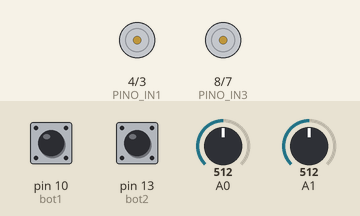
The sketch below on a simulated Arduino Uno, built with avr-gcc and run on an emulated ATmega328P. Parts: motor-driver pin pairs drawn as motors (green arrow = first pin HIGH = forward, orange = second pin HIGH = backward, longer = more drive, scaled by the enable pin). The inputs (shaded band) are chosen by the test bench; at power-on: pin 10 (bot1) HIGH, pin 13 (bot2) HIGH, A0 = 512, A1 = 512.

Above: at 1.2 s.
1.3 s: pin 10 (bot1) pulled LOW for 0.15 s
At 1.42 s:
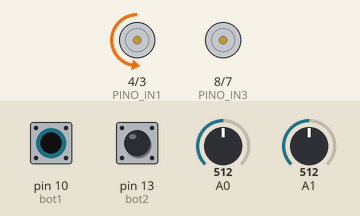
2.9 s: pin 13 (bot2) pulled LOW for 0.15 s
At 3.02 s:
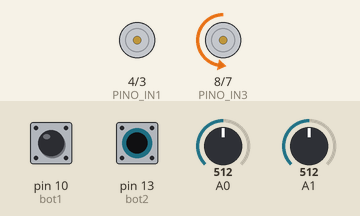
4.6 s: pin 10 (bot1) pulled LOW for 1 s
At 6.4 s:
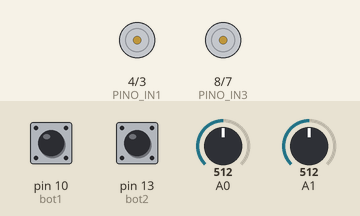
7.1 s: pin 10 (bot1) pulled LOW for 3.2 s
At 7.6 s:
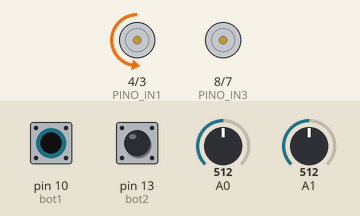
11.8 s: pin 13 (bot2) pulled LOW for 3.2 s
At 12.4 s:
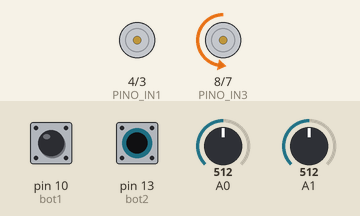
16.5 s: pin 10 (bot1) driven LOW and pin 13 (bot2) driven LOW
At 17.1 s:
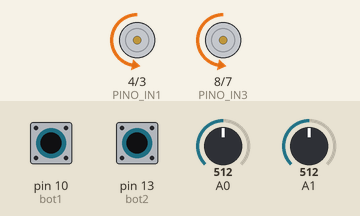
Timing chart, 0 to 19.0 s (numbered marks = the images above; inputs shaded):
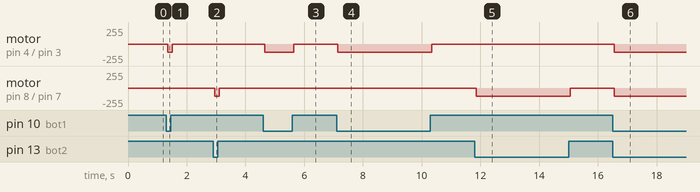

The sketch:

pumpv2.ino
```cpp
#include <ezButton.h>

ezButton bot1(10);   // Botão da Bomba 1
ezButton bot2(13);  // Botão da Bomba 2

// Motores
int ang1 = 0, ang2 = 0;

// Pinos PWM
const int PINO_ENA = 6;
const int PINO_ENB = 5;

const int PINO_IN1 = 4;
const int PINO_IN2 = 3;
const int PINO_IN3 = 8;
const int PINO_IN4 = 7;

void setup() {
  Serial.begin(9600);

  // Configuração dos botões
  bot1.setDebounceTime(50);
  bot2.setDebounceTime(50);

  // Motores
  pinMode(PINO_ENA, OUTPUT);
  pinMode(PINO_ENB, OUTPUT);
  pinMode(PINO_IN1, OUTPUT);
  pinMode(PINO_IN2, OUTPUT);
  pinMode(PINO_IN3, OUTPUT);
  pinMode(PINO_IN4, OUTPUT);

  // Começa tudo desligado
  digitalWrite(PINO_IN1, LOW);
  digitalWrite(PINO_IN2, LOW);
  digitalWrite(PINO_IN3, LOW);
  digitalWrite(PINO_IN4, LOW);

  analogWrite(PINO_ENA, 0);
  analogWrite(PINO_ENB, 0);
}

void loop() {
  // Atualização dos botões
  bot1.loop();
  bot2.loop();

  // Lê potenciômetros
  ang1 = map(analogRead(A0), 0, 1023, 0, 255);
  ang2 = map(analogRead(A1), 0, 1023, 0, 255);

  // BOMBA 1
  if (bot1.getState() == LOW) {
    // Botão ON
    digitalWrite(PINO_IN1, LOW);
    digitalWrite(PINO_IN2, HIGH);
    analogWrite(PINO_ENA, ang1);
  }
  else {
    // Botão OFF
    analogWrite(PINO_ENA, 0);
  }

  // BOMBA 2
  if (bot2.getState() == LOW) {
    // Botão ON
    digitalWrite(PINO_IN3, LOW);
    digitalWrite(PINO_IN4, HIGH);
    analogWrite(PINO_ENB, ang2);
  }
  else {
    // Botão OFF
    analogWrite(PINO_ENB, 0);
  }
}
```

Measured:
- after the input at 1.3 s, motor on pin 4 (PINO_IN1) / pin 3 (PINO_IN2): stopped → backward 127/255 after 0.05 s, → stopped 0.15 s later
- after the input at 2.9 s, motor on pin 8 (PINO_IN3) / pin 7 (PINO_IN4): stopped → backward 127/255 after 0.05 s, → stopped 0.15 s later
- after the input at 4.6 s, motor on pin 4 (PINO_IN1) / pin 3 (PINO_IN2): stopped → backward 127/255 after 0.05 s, → stopped 1.0 s later
- after the input at 7.1 s, motor on pin 4 (PINO_IN1) / pin 3 (PINO_IN2): stopped → backward 127/255 after 0.05 s, → stopped 3.2 s later
- after the input at 11.8 s, motor on pin 8 (PINO_IN3) / pin 7 (PINO_IN4): stopped → backward 127/255 after 0.05 s, → stopped 3.2 s later
- after the input at 16.5 s, motor on pin 4 (PINO_IN1) / pin 3 (PINO_IN2), motor on pin 8 (PINO_IN3) / pin 7 (PINO_IN4): stopped → backward 127/255 after 0.05 s
